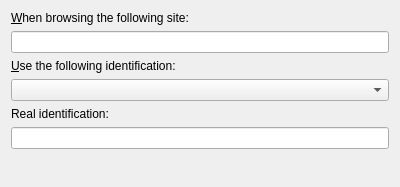
<ui version="4.0" >
 <class>UserAgentConfigDlgUI</class>
 <widget class="QWidget" name="UserAgentConfigDlgUI" >
  <property name="geometry" >
   <rect>
    <x>0</x>
    <y>0</y>
    <width>400</width>
    <height>187</height>
   </rect>
  </property>
  <property name="windowTitle" >
   <string>Form</string>
  </property>
  <layout class="QVBoxLayout" >
   <item>
    <widget class="QLabel" name="siteLabel" >
     <property name="whatsThis" >
      <string>&lt;qt>
Enter the site or domain name where a fake browser identification should be used.&lt;p>
&lt;u>NOTE:&lt;/u> Wildcard syntax such as \"*,?\" is NOT allowed: instead, use the top level address of a site to make generic matches; for example, if you want all KDE sites to receive a fake browser identification, you would enter &lt;code>.kde.org&lt;/code> - the fake identity would then be sent to any KDE site that ends with &lt;code>.kde.org&lt;/code>.
&lt;/qt></string>
     </property>
     <property name="text" >
      <string>&amp;When browsing the following site:</string>
     </property>
     <property name="wordWrap" >
      <bool>false</bool>
     </property>
     <property name="buddy" >
      <cstring>siteLineEdit</cstring>
     </property>
    </widget>
   </item>
   <item>
    <widget class="KLineEdit" name="siteLineEdit" >
     <property name="whatsThis" >
      <string>&lt;qt>
Enter the site or domain name where a fake browser identification should be used.&lt;p>
&lt;u>NOTE:&lt;/u> Wildcard syntax such as \"*,?\" is NOT allowed: instead, use the top level address of a site to make generic matches; for example, if you want all KDE sites to receive a fake browser identification, you would enter &lt;code>.kde.org&lt;/code> - the fake identity would then be sent to any KDE site that ends with &lt;code>.kde.org&lt;/code>.
&lt;/qt></string>
     </property>
    </widget>
   </item>
   <item>
    <widget class="QLabel" name="aliasLabel" >
     <property name="whatsThis" >
      <string>&lt;qt>
Select the browser identification to use whenever contacting the site you specified above.
&lt;/qt></string>
     </property>
     <property name="text" >
      <string>&amp;Use the following identification:</string>
     </property>
     <property name="wordWrap" >
      <bool>false</bool>
     </property>
     <property name="buddy" >
      <cstring>aliasComboBox</cstring>
     </property>
    </widget>
   </item>
   <item>
    <widget class="KComboBox" name="aliasComboBox" >
     <property name="whatsThis" >
      <string>&lt;qt>
Select the browser identification to use whenever contacting the site you specified above.
&lt;/qt></string>
     </property>
    </widget>
   </item>
   <item>
    <widget class="QLabel" name="identityLabel" >
     <property name="whatsThis" >
      <string>&lt;qt>
The actual browser identification text that will be sent to the remote machine.
&lt;/qt></string>
     </property>
     <property name="text" >
      <string>Real identification:</string>
     </property>
     <property name="wordWrap" >
      <bool>false</bool>
     </property>
    </widget>
   </item>
   <item>
    <widget class="KLineEdit" name="identityLineEdit" >
     <property name="whatsThis" >
      <string>&lt;qt>
The actual browser identification text that will be sent to the remote machine.
&lt;/qt></string>
     </property>
     <property name="readOnly" >
      <bool>true</bool>
     </property>
    </widget>
   </item>
   <item>
    <spacer>
     <property name="orientation" >
      <enum>Qt::Vertical</enum>
     </property>
     <property name="sizeType" >
      <enum>QSizePolicy::Expanding</enum>
     </property>
     <property name="sizeHint" >
      <size>
       <width>377</width>
       <height>16</height>
      </size>
     </property>
    </spacer>
   </item>
  </layout>
 </widget>
 <customwidgets>
  <customwidget>
   <class>KComboBox</class>
   <extends>QComboBox</extends>
   <header>kcombobox.h</header>
  </customwidget>
  <customwidget>
   <class>KLineEdit</class>
   <extends>QLineEdit</extends>
   <header>klineedit.h</header>
  </customwidget>
 </customwidgets>
 <resources/>
 <connections/>
</ui>
